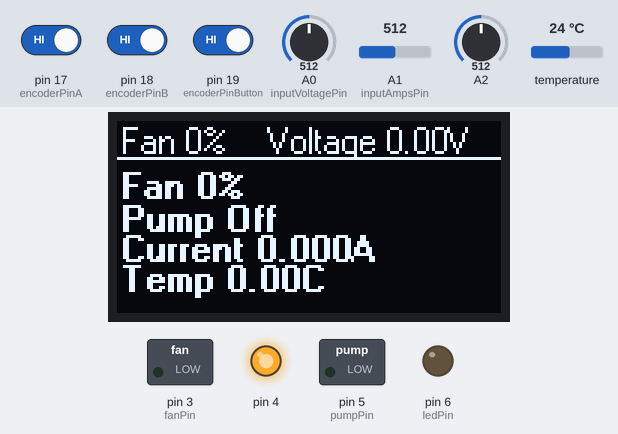
This sketch was run on a simulated Arduino Uno, built with avr-gcc and run on an emulated ATmega328P. Shown: 128×64 one-colour display, switched loads named in the sketch (green lamp = pin HIGH), output pins drawn as LEDs (lit = HIGH). Inputs (shaded band) come from the test bench; at power-on: A2 = 512, pin 19 (encoderPinButton) HIGH, A0 (inputVoltagePin) = 512, A1 (inputAmpsPin) = 512, pin 17 (encoderPinA) HIGH, pin 18 (encoderPinB) HIGH, temperature 24 °C.

Above: at 1.4 s.
1.5 s: A2 set to 106
4.6 s: A2 set to 93
At 7.5 s:
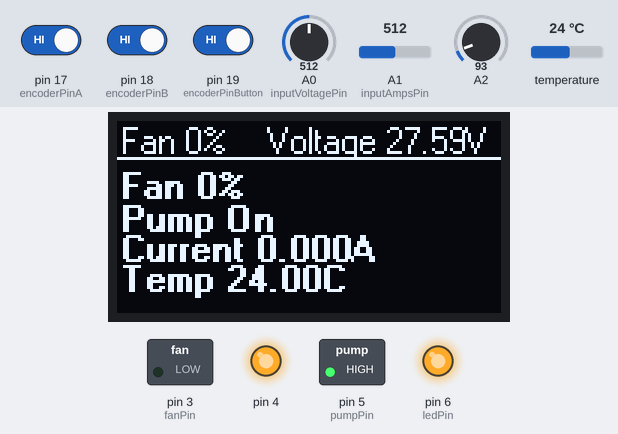
7.8 s: pin 19 (encoderPinButton) driven LOW
At 10.5 s:
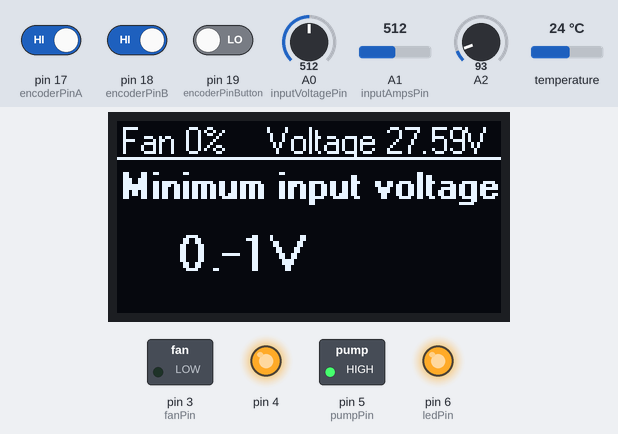
11.5 s: A0 (inputVoltagePin) set to 306
At 12.9 s:
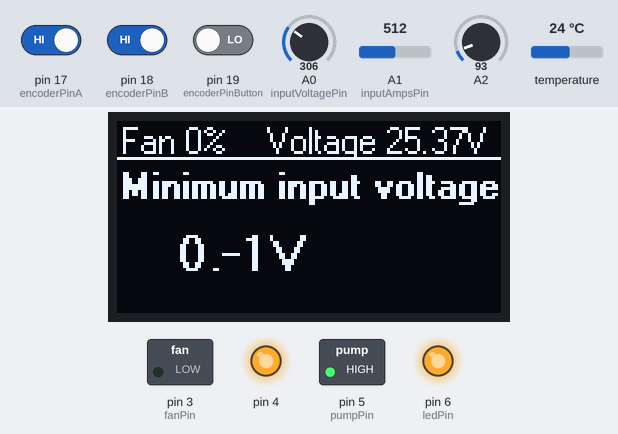
16.1 s: A0 (inputVoltagePin) set to 30
At 28.4 s:
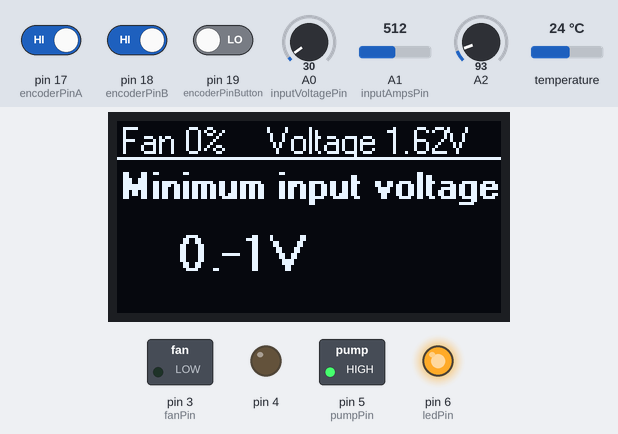
Timing chart, 0 to 29.4 s (numbered marks = the images above; inputs shaded):
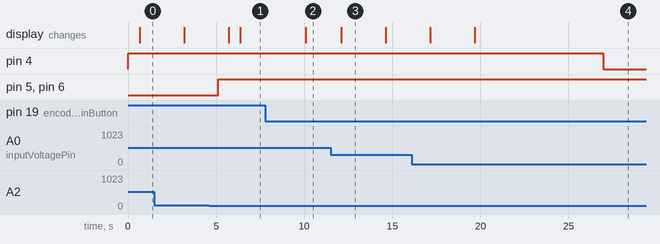

Measured:
- the behaviour switches between 101 and 100 on A2 (found by bisection; images 0 and 1)
- after the input at 4.6 s, pin 5 (pumpPin), pin 6 (ledPin): LOW → HIGH after 0.51 s; the display: first changes after 1.1 s (image 1 shows a later state)
- after the input at 7.8 s, the display: changes after 2.3 s (image 2)
- after the input at 11.5 s, the display: changes after 0.60 s (image 3)
- after the input at 16.1 s, pin 4: HIGH → LOW after 10.9 s instead of 11.2 s; the display: first changes after 1.1 s (image 4 shows a later state)
- what the display in image 3 shows lasts 2.5 s, from 12.1 s to 14.6 s

The sketch:

Flashlight.ino
```cpp
/*

Flashlight.ino

Digital Pins:
	13 = OLED CLK
	12 = OLED MISO
	11 = OLED MOSI
	10 = OLED CS
	9 = -
	8 = OLED RESET
	7 = OLED DC
	6 = Led
	5 = Pump
	4 = Power relay
	3 = Fan
	2 = Temperature sensor
	1 = TX
	0 = RX

Analog Pins:
	A0 = Voltage divider for battery voltage
	A1 = ACS712 Current sensor
	A2 = Relay feedback
	A3 = Encoder A
	A4 = Encoder B
	A5 = Encoder Push

*/

#include "Power.h"
#include "Temperature.h"
#include "Pump.h"
#include <U8g2lib.h>
#include "Display.h"
#include "Fan.h"
#include "Led.h"
#include <Arduino.h>
#include <SPI.h>
#include <EEPROM.h>
#include <avr/io.h>
#include <util/delay.h>
#include <avr/interrupt.h>

// Relay
Power power;
uint8_t powerrelay = 4;
uint8_t relayfeedback = A2;

// Display
U8G2_SH1106_128X64_NONAME_1_4W_HW_SPI u8g2(U8G2_R0, /* cs=*/ 10, /* dc=*/ 7, /* reset=*/ 8);
Display display;

// Led
Led led;
uint8_t ledPin = 6;

// Fan
Fan fan;
uint8_t fanPin = 3;

// Pump
Pump pump;
uint8_t pumpPin = 5;

// Temperature sensor
Temperature reservoirSensor;

// Measure amps with ACS712
uint8_t inputAmpsPin = A1;
uint8_t ACS712mVperAmp = 66;			// use 100 for 20A Module and 66 for 30A Module
double ACSAmps = 0;
float inputAmps = 0.0;
uint8_t inputAmpsSampleCount = 0;		// Keep track of the sample count

// Encoder
int encoderPinA = 17;
int encoderPinB = 18;
int encoderPinButton = 19;
const int8_t enctable[] = { 0, -1, 1, 0, 1, 0, 0, -1, -1, 0, 0, 1, 0, 1, -1, 0 };
const uint8_t detents = 3;

int8_t encoderOldstate = 3;
int encoder = 0;
int encoderVal = 0;
int encoderOld = 0;
int encoderCounter = 0;

ISR(PCINT1_vect)
{
	boolean chanA = bit_is_set(PINC, PINC3);
	boolean chanB = bit_is_set(PINC, PINC4);
	int8_t state = chanA | (chanB << 1);
	if (encoderOldstate != state) {
		encoder += enctable[state | (encoderOldstate << 2)];
		if (state == detents) {
			encoderVal = encoder >> 2;
		}
		encoderOldstate = state;
	}
}

void setup() {
	led.init();
	power.init(powerrelay, relayfeedback);
	display.init(&u8g2, &led, &fan, &pump, &power);
	display.setEnabled(true);
	reservoirSensor.init();
	Serial.begin(115200);
	pinMode(fanPin, OUTPUT);
	pinMode(pumpPin, OUTPUT);
	pinMode(15, INPUT);
	analogReference(DEFAULT);

	pinMode(A0, INPUT);

	pinMode(encoderPinA, INPUT_PULLUP);
	pinMode(encoderPinB, INPUT_PULLUP);
	pinMode(encoderPinButton, INPUT_PULLUP);

	// Interrupt for encoder pins
	PCICR |= (1 << PCIE1);		// set pin change interrupt for port C
	PCMSK1 |= (1 << PCINT11);	// interrupt 11 = analog pin 3
	PCMSK1 |= (1 << PCINT12);	// interrupt 12 = analog pin 4
	sei();						// global interrupt enable

	// Faster timer mode for pwm
	TCCR2B = (TCCR2B & 0b11111000) | 0x01;
	//TCCR1B = (TCCR0B & 0b11111000) | 0x01;
	//TCCR0B = (TCCR0B & 0b11111000) | 0x01;
}

void loop() {
	// Manage power
	power.update();
	delay(5);
	power.readVoltage();
	display.setInputVoltage(power.getVoltage());

	// Measure amps
	delay(5);
	ACSAmps += (((analogRead(inputAmpsPin) / 1024.0) * 5000 - (5000 / 2)) / ACS712mVperAmp);
	inputAmpsSampleCount++;
	if (inputAmpsSampleCount >= 3) {
		inputAmps = (ACSAmps / inputAmpsSampleCount);
		display.setInputAmps(inputAmps);
		//Serial.println(inputAmps);
		// Reset
		inputAmpsSampleCount = 0;
		ACSAmps = 0;
	}

	// Read temperature
	reservoirSensor.requestTemperature();
	display.setTemperature(reservoirSensor.getTemperature());

	if (power.getStatus() == Power::PowerStatus::On) {
		// Read led potentiometer and set brightness
		//led.readBrightnessPot(potentiometer);
		//analogWrite(ledPin, led.getBrightness());
		digitalWrite(ledPin, HIGH);

		// Write fan speed
		analogWrite(fanPin, fan.getSpeed());

		// Enable the pump if led is on
		pump.setEnabled(true);
		digitalWrite(pumpPin, pump.getEnabled());
	}
	else {
		analogWrite(ledPin, 0);
		analogWrite(fanPin, 0);
		digitalWrite(pumpPin, 0);
	}

	// Read encoder
	if (encoderVal > encoderOld) {
		encoderCounter++;
		display.setEncoderCount(encoderVal);
		encoderOld = encoderVal;
	}
	else if (encoderVal < encoderOld) {
		encoderCounter--;
		display.setEncoderCount(encoderVal);
		encoderOld = encoderVal;
	}

	// Refresh the screen
	display.readInputs();
	display.updateScreen();
}
```

Battery.cpp
```cpp
//
//
//

#include "Battery.h"

void Battery::init()
{


}
```

Battery.h
```cpp
// Battery.h

#ifndef _BATTERY_h
#define _BATTERY_h

#if defined(ARDUINO) && ARDUINO >= 100
	#include "Arduino.h"
#else
	#include "WProgram.h"
#endif

#define LEADACID = 1;
#define LION = 2;
#define LIPO = 3;

class Battery
{
protected:


public:
	void init();
};

#endif
```

Display.cpp
```cpp
//
//
//

#include "Display.h"

void Display::init(U8G2 *u8g2, Led *led, Fan *fan, Pump *pump, Power *power)
{
	this->u8g2 = u8g2;
	this->led = led;
	this->fan = fan;
	this->pump = pump;
	this->power = power;
	this->u8g2->begin();
	currentScreen = SCREEN_MAIN;
}

void Display::updateScreen()
{
	switch (currentScreen)
	{
	case 0:

		if (lastScreen != 0) {
			lastScreen = 0;
		}

		if (buttonPushed) {
			this->currentScreen = 1;
			buttonPushed = 0;
		}

		updateScreenMain();
		break;
	case 1:

		if (lastScreen != 1) {
			this->tempLowVoltage = power->getLowVoltage();
			lastScreen = 1;
		}

		if (buttonPushed) {
			if (this->tempLowVoltage != this->power->getLowVoltage()) {
				this->power->setLowVoltage(this->tempLowVoltage);
			}
			this->currentScreen = 2;
			buttonPushed = 0;
		}

		// Update voltage
		if (this->tempLowVoltage + this->encoderSteps > 0) {
			this->tempLowVoltage += this->encoderSteps;
		}
		this->encoderSteps = 0;

		updateScreenVoltage();
		break;
	case 2:

		if (lastScreen != 2) {
			lastScreen = 2;
		}

		if (buttonPushed) {
			this->currentScreen = 0;
			buttonPushed = 0;
		}

		// Update voltage
		if (this->encoderSteps != 0) {
			this->fan->setSpeedPercentage(this->fan->getSpeedPercentage() + (this->encoderSteps * 10));
			this->encoderSteps = 0;
		}

		updateScreenFan();
		break;
	default:
		break;
	}

}

void Display::updateScreenMain()
{
	u8g2->setFont(u8g2_font_crox1h_tr);
	u8g2->firstPage();
	do {
		drawHeader();

		u8g2->setFont(u8g2_font_crox1hb_tr);

		char fanSpeed[10];
		sprintf(fanSpeed, "Fan %d%%", this->fan->getSpeedPercentage());
		u8g2->setCursor(1, 26);
		u8g2->print(fanSpeed);

		char pumpSpeed[11];
		char on[3] = { 'O', 'n', '\0' };
		char off[4] = { 'O', 'f', 'f', '\0' };
		sprintf(pumpSpeed, "Pump %s", (this->pump->getEnabled() ? on : off));
		u8g2->setCursor(1, 37);
		u8g2->print(pumpSpeed);

		char inputAmps[20];
		char str_temp[6];
		dtostrf(this->inputAmps, 3, 3, str_temp);
		sprintf(inputAmps, "Current %sA", str_temp);
		u8g2->setCursor(1, 47);
		u8g2->print(inputAmps);

		char temperature[20];
		dtostrf(this->temperature, 3, 2, str_temp);
		sprintf(temperature, "Temp %sC", str_temp);
		u8g2->setCursor(1, 57);
		u8g2->print(temperature);

	} while (u8g2->nextPage());
}

void Display::drawHeader()
{
	u8g2->setFont(u8g2_font_crox1h_tr);
	u8g2->setCursor(1, 11);
	char ledBrightness[10];
	sprintf(ledBrightness, "Fan %d%%", this->fan->getSpeedPercentage());
	u8g2->print(ledBrightness);

	char batteryVoltage[20];
	char str_temp[6];
	dtostrf(this->inputVoltage, 3, 2, str_temp);
	sprintf(batteryVoltage, "Voltage %sV", str_temp);
	u8g2->setCursor(50, 11);
	u8g2->print(batteryVoltage);

	u8g2->drawHLine(0, 12, 128);
}

void Display::updateScreenVoltage()
{
	u8g2->setFont(u8g2_font_crox1h_tr);
	u8g2->firstPage();
	do {
		drawHeader();

		u8g2->setFont(u8g2_font_crox1hb_tr);
		u8g2->setCursor(1, 26);
		char text[23];
		sprintf(text, "Minimum input voltage");
		u8g2->print(text);

		u8g2->setFont(u8g2_font_crox3hb_tr);
		char voltage[20];
		sprintf(voltage, "%d.%dV", this->tempLowVoltage / 10, this->tempLowVoltage % 10);
		u8g2->setCursor(20, 50);
		u8g2->print(voltage);

	} while (u8g2->nextPage());
}

void Display::updateScreenFan()
{
	u8g2->setFont(u8g2_font_crox1h_tr);
	u8g2->firstPage();
	do {
		drawHeader();

		u8g2->setFont(u8g2_font_crox1hb_tr);
		u8g2->setCursor(1, 26);
		char text[23];
		sprintf(text, "Fan speed");
		u8g2->print(text);

		u8g2->setFont(u8g2_font_crox3hb_tr);
		sprintf(text, "%d%%", this->fan->getSpeedPercentage());
		u8g2->setCursor(20, 50);
		u8g2->print(text);

	} while (u8g2->nextPage());
}

void Display::setInputVoltage(float voltage)
{
	this->inputVoltage = voltage;
}

void Display::setInputAmps(float amps)
{
	this->inputAmps = amps;
}

void Display::setTemperature(float temperature)
{
	this->temperature = temperature;
}

void Display::setEnabled(bool enabled)
{
	this->enabled = enabled;
	if (enabled) {
		this->u8g2->setPowerSave(0);
	}
	else {
		this->u8g2->setPowerSave(1);
	}
}

void Display::setEncoderCount(uint16_t count)
{
	this->encoderSteps = count - this->encoderCount;
	this->encoderCount = count;
}

void Display::readInputs()
{
	int reading = digitalRead(this->encoderButtonPin);

	if (reading != lastButtonState) {
		this->lastDebounceTime = millis();
	}

	if ((millis() - this->lastDebounceTime) > 50) {
		if (reading != buttonState) {
			buttonState = reading;
			if (buttonState == LOW) {
				buttonPushed = 1;
			}
		}
	}

	lastButtonState = reading;
}
```

Display.h
```cpp
// Display.h

#ifndef _DISPLAY_h
#define _DISPLAY_h

#include <U8g2lib.h>
#include "Led.h"
#include "Fan.h"
#include "Pump.h"
#include "Power.h"

#if defined(ARDUINO) && ARDUINO >= 100
	#include "Arduino.h"
#else
	#include "WProgram.h"
#endif

#define SCREEN_MAIN 0
#define SCREEN_BATTERY 1

class Display
{
protected:
	uint8_t currentScreen;
	uint8_t lastScreen;
	U8G2* u8g2;
	Led* led;
	Fan* fan;
	Pump* pump;
	Power* power;
	float inputVoltage;
	float inputAmps;
	float temperature;
	bool enabled = true;
	int16_t encoderCount;
	int8_t encoderSteps;

	uint8_t encoderButtonPin = 19;
	uint8_t buttonState;
	uint8_t buttonPushed;
	uint8_t lastButtonState = LOW;
    unsigned long lastDebounceTime = 0;

	int16_t tempLowVoltage;

public:
	void init(U8G2 *u8g2, Led *led, Fan *fan, Pump *pump, Power *power);
	void updateScreen();
	void drawHeader();
	void setInputVoltage(float voltage);
	void setInputAmps(float amps);
	void setTemperature(float temperature);
	void setEnabled(bool enabled);
	void setEncoderCount(uint16_t count);
	void readInputs();

	// Screens
	void updateScreenMain();
	void updateScreenVoltage();
	void updateScreenFan();
};

#endif
```

Fan.cpp
```cpp
//
//
//

#include "Fan.h"

void Fan::init()
{
	this->speed = 0;
}

void Fan::setSpeed(uint8_t speed)
{
	if (speed <= 255 && speed >= 0)
		this->speed = speed;
}

uint8_t Fan::getSpeed()
{
	if (this->speed == 0) return 0;
	return map(this->speed, 0, 100, this->minSpeed, 255);
	//return map(this->speed, 0, 255, this->minSpeed, 255);
}

uint8_t Fan::getSpeedPercentage()
{
	return this->speed;
	//return map(this->speed, 0, 255, 0, 100);
}

void Fan::setSpeedPercentage(uint8_t speed)
{
	if (speed >= 0 && speed <= 100) {
		this->speed = speed;
	}
}
```

Fan.h
```cpp
// Fan.h

#ifndef _FAN_h
#define _FAN_h

#if defined(ARDUINO) && ARDUINO >= 100
	#include "Arduino.h"
#else
	#include "WProgram.h"
#endif

class Fan
{
protected:
	uint8_t speed = 0; // 0 - 100
	uint8_t minSpeed = 100; // Minimum pwm for the fan to spin

public:
	void init();
	void setSpeed(uint8_t speed);
	uint8_t getSpeed();
	uint8_t getSpeedPercentage();
	void setSpeedPercentage(uint8_t speed);
};

#endif
```

Led.cpp
```cpp
//
// Led control
//

#include "Led.h"

void Led::init()
{
	this->brightness = 0;

	for (int thisReading = 0; thisReading < 10; thisReading++) {
		readings[thisReading] = 0;
	}
}

void Led::setBrightness(uint8_t brightness)
{
	// Check boundaries
	if (brightness < 0 && brightness > 255)
		return;

	// Smoothing
	//if (brightness == this->brightness + 1 || brightness == this->brightness - 1)
	//	return;

	this->brightness = brightness;
}

uint8_t Led::getBrightness()
{
	return this->brightness;
}

uint8_t Led::getBrightnessPercentage()
{
	return map(this->brightness, 0, 255, 0, 100);
}

void Led::readBrightnessPot(uint8_t potPin)
{
	total = total - readings[readIndex];
	readings[readIndex] = analogRead(potPin);
	total = total + readings[readIndex];
	readIndex = readIndex + 1;
	if (readIndex >= 10) {
		readIndex = 0;
	}
	average = total / 10;

	/*String string = String("|");

	int value = map(average, 0, 1023, 0, 50);
	for (int i = 0; i < 50; i++) {
		if (value > i) {
			string = string + String("!");
		}
		else {
			string = string + String(" ");
		}
	}

	string = string + String("|");
	Serial.println(string);*/


	if (average < 50)
	{
		this->brightness = 0;
		return;
	}
	if (average > 950)
	{
		this->brightness = 255;
		return;
	}
	this->brightness = map(average, 50, 950, 0, 255);
}
```

Led.h
```cpp
// Led.h

#ifndef _LED_h
#define _LED_h

#if defined(ARDUINO) && ARDUINO >= 100
	#include "Arduino.h"
#else
	#include "WProgram.h"
#endif

class Led
{
protected:
	uint8_t brightness = 0;

	// Smoothing
	uint16_t readings[10];
	uint8_t readIndex = 0;
	uint16_t total = 0;
	uint16_t average = 0;

public:
	void init();
	void setBrightness(uint8_t brightness);
	void readBrightnessPot(uint8_t potPin);
	uint8_t getBrightness();
	uint8_t getBrightnessPercentage();
};

#endif
```

Power.cpp
```cpp
//
//
//

#include "Power.h"

void Power::init(uint8_t relayPin, uint8_t relayFeedbackPin)
{
	this->relayPin = relayPin;
	this->relayFeedbackPin = relayFeedbackPin;
	pinMode(relayPin, OUTPUT);
	digitalWrite(relayPin, HIGH);

	// Get minimum voltage from eeprom
	uint8_t two = EEPROM.read(0);
	uint8_t one = EEPROM.read(1);
    this->lowVoltage = ((two << 0) & 0xFF) + ((one << 8) & 0xFFFF);
}

void Power::update()
{
	uint16_t value = analogRead(relayFeedbackPin);

	// Check if switch is on || relay is off
	if (value > 100) {
		if (status == On) {
			status = turningOff;
			digitalWrite(relayPin, LOW);
		}
	}
	else {
		if (status == turningOn) {
			status = On;
			digitalWrite(relayPin, HIGH);
		}
	}

	// Check if voltage is to low
	this->voltageLowCheck();
}

void Power::voltageLowCheck()
{
	if ((this->inputVoltage * 10) < lowVoltage) {
		lowVoltageReadings++;

		if (lowVoltageReadings > 50 && lowVoltagePowerOff) {
			this->shutdown();
		}
	}
	else {
		lowVoltageReadings = 0;
	}
}

uint16_t Power::getLowVoltage()
{
	return lowVoltage;
}

void Power::setLowVoltage(uint16_t voltage)
{
	this->lowVoltage = voltage;

	byte two = (voltage & 0xFF);
	byte one = ((voltage >> 8) & 0xFF);

	EEPROM.write(0, two);
	EEPROM.write(1, one);
}

Power::PowerStatus Power::getStatus()
{
	return this->status;
}

void Power::readVoltage()
{
	// Take voltage sample
	analogVoltageSum += analogRead(inputVoltagePin);
	analogVoltageSampleCount++;
	if (analogVoltageSampleCount >= 5) {
		// calculate the voltage
		// use 5.0 for a 5.0V ADC reference voltage
		// 5.015V is the calibrated reference voltage
		/*Serial.print("(");
		Serial.print(analogVoltageSum);
		Serial.print(" / ");
		Serial.print(analogVoltageSampleCount);
		Serial.print(" * ");
		Serial.print(Vcc);
		Serial.print(") / 1024.0 = ");*/
		inputVoltage = ((float)analogVoltageSum / (float)analogVoltageSampleCount * Vcc) / 1024.0;
		/*Serial.println(inputVoltage * 11.900);*/
		// send voltage for display on Serial Monitor
		// voltage multiplied by 11 when using voltage divider that
		// divides by 11. 10.860 is the calibrated voltage divide
		// value
		inputVoltage = inputVoltage * 11.150;
		// Reset
		analogVoltageSampleCount = 0;
		analogVoltageSum = 0;

		Vcc = readVcc() / 1000.0;
		//Serial.println(Vcc);
		//Vcc = 4.67;
	}
}

long Power::readVcc() {
	long result;
	// Read 1.1V reference against AVcc
	ADMUX = _BV(REFS0) | _BV(MUX3) | _BV(MUX2) | _BV(MUX1);
	delay(20); // Wait for Vref to settle
	ADCSRA |= _BV(ADSC); // Convert
	while (bit_is_set(ADCSRA, ADSC));
	result = ADCL;
	result |= ADCH << 8;
	result = 1113500L / result; // Back-calculate AVcc in mV
	return result;
}

float Power::getVoltage()
{
	return inputVoltage;
}

/*
Cut power to the system
*/
void Power::shutdown() {
	digitalWrite(this->relayPin, LOW);
	delay(1000);
}
```

Power.h
```cpp
// Power.h

#ifndef _POWER_h
#define _POWER_h

#include <EEPROM.h>

#if defined(ARDUINO) && ARDUINO >= 100
	#include "Arduino.h"
#else
	#include "WProgram.h"
#endif

class Power
{
public:
	typedef enum PowerStatus {
		turningOn,
		On,
		turningOff,
		Off
	};

	typedef enum PowerType {
		LeadAcid,
		Lion,
		LiPo,
		Adapter
	};

protected:
	uint8_t relayPin;
	uint8_t relayFeedbackPin;
	PowerStatus status = turningOn;
	PowerType type = LeadAcid;
	double Vcc;
	uint16_t lowVoltage = 110;
	uint8_t lowVoltageReadings = 0;
	uint8_t lowVoltagePowerOff = true;

	uint8_t inputVoltagePin = A0;
	uint16_t analogVoltageSum = 0;			// Sum of all ADC samples
	uint8_t analogVoltageSampleCount = 0;	// Keep track of the sample count
	float inputVoltage = 0.0;				// calculated voltage

public:
	void init(uint8_t relayPin, uint8_t relayFeedbackPin);
	void shutdown();
	void update();
	PowerStatus getStatus();
	void readVoltage();
	long readVcc();
	float getVoltage();
	void voltageLowCheck();
	uint16_t getLowVoltage();
	void setLowVoltage(uint16_t voltage);
};

#endif
```

Pump.cpp
```cpp
//
//
//

#include "Pump.h"

void Pump::init()
{
	this->enabled = false;
}

void Pump::setEnabled(bool enabled)
{
	this->enabled = enabled;
}

bool Pump::getEnabled()
{
	return this->enabled;
}
```

Pump.h
```cpp
// Pump.h

#ifndef _PUMP_h
#define _PUMP_h

#if defined(ARDUINO) && ARDUINO >= 100
	#include "Arduino.h"
#else
	#include "WProgram.h"
#endif

class Pump
{
protected:
	bool enabled = false;

public:
	void init();
	void setEnabled(bool enabled);
	bool getEnabled();
};

#endif
```

Temperature.cpp
```cpp
//
//
//

#include "Temperature.h"

void Temperature::init()
{
	sensors.begin();
	sensors.setWaitForConversion(false);
}

void Temperature::requestTemperature()
{
	unsigned long currentMillis = millis();

	// Read
	if (requested) {
		if (currentMillis - requestMillis >= waitConversionTime) {
			readMillis = currentMillis;

			this->readTemperature();
			requested = false;
		}
	}

	// Request
	if (!requested) {
		if (currentMillis - readMillis >= sensorInterval) {
			requestMillis = currentMillis;

			sensors.requestTemperatures();
			requested = true;
		}
	}
}

void Temperature::readTemperature()
{
	temperature = sensors.getTempCByIndex(0);
}

float Temperature::getTemperature()
{
	return temperature;
}
```

Source omitted: Temperature.h (700 bytes)
